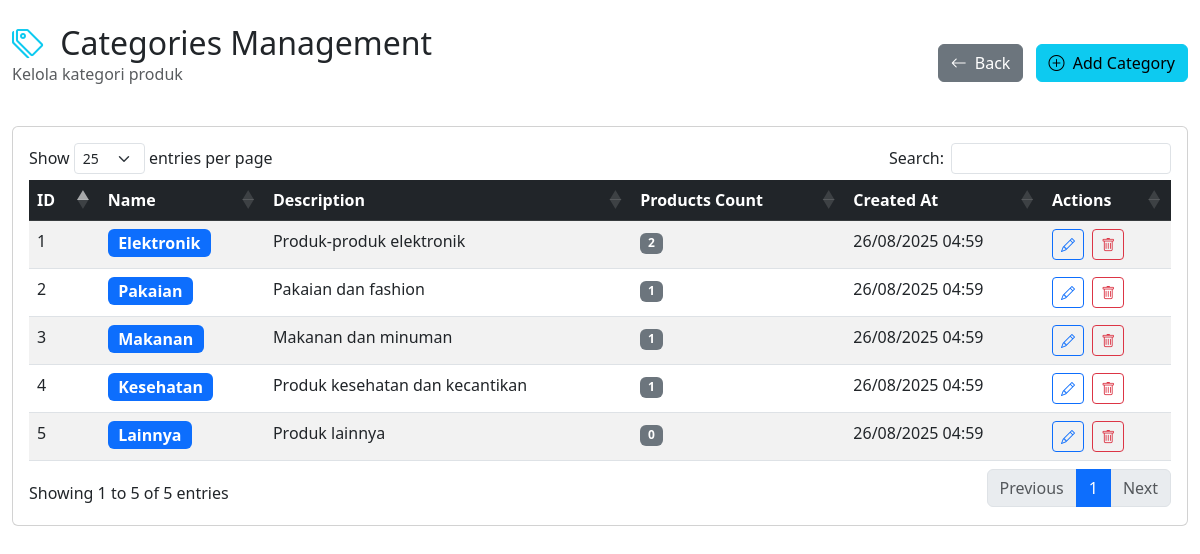
Screenshot of /categories/list.php with the database file from the repository.
### tables this page shows
CREATE TABLE categories (
    id INT AUTO_INCREMENT PRIMARY KEY,
    name VARCHAR(100) NOT NULL,
    description TEXT,
    is_active BOOLEAN DEFAULT TRUE,
    created_at TIMESTAMP DEFAULT CURRENT_TIMESTAMP,
    updated_at TIMESTAMP DEFAULT CURRENT_TIMESTAMP ON UPDATE CURRENT_TIMESTAMP
);

### functions.php (called while the page is built, shortened)
<?php
function getAll($table, $orderBy = 'id DESC') {
    $pdo = getDB();
    $stmt = $pdo->prepare("SELECT * FROM $table ORDER BY $orderBy");
    $stmt->execute();
    return $stmt->fetchAll();
}
?>

### categories/list.php (the view, shortened to what this page needs)
<?php
require_once '../functions.php';
$categories = getAll('categories', 'name ASC');
?>
<!DOCTYPE html>
<html lang="id">
<head>
    <link href="https://cdn.jsdelivr.net/npm/bootstrap@5.3.0/dist/css/bootstrap.min.css" rel="stylesheet">
    <link href="https://cdn.jsdelivr.net/npm/bootstrap-icons@1.10.0/font/bootstrap-icons.css" rel="stylesheet">
    <link href="https://cdn.datatables.net/1.13.7/css/dataTables.bootstrap5.min.css" rel="stylesheet">
</head>
<body>
    <div class="container-fluid py-4">
        <div class="row mb-4">
            <div class="col-12 d-flex justify-content-between align-items-center">
                <div>
                    <h2 class="mb-0">
                        <i class="bi bi-tags text-info me-2"></i>
                        Categories Management
                    </h2>
                    <p class="text-muted">Kelola kategori produk</p>
                </div>
                <div>
                    <a href="../index.php" class="btn btn-secondary me-2">
                        <i class="bi bi-arrow-left me-1"></i> Back
                    </a>
                    <a href="form.php" class="btn btn-info">
                        <i class="bi bi-plus-circle me-1"></i> Add Category
                    </a>
                </div>
            </div>
        </div>
        <div class="card">
            <div class="card-body">
                <div class="table-responsive">
                    <table id="categoriesTable" class="table table-striped table-hover">
                        <thead class="table-dark">
                            <tr>
                                <th>ID</th>
                                <th>Name</th>
                                <th>Description</th>
                                <th>Products Count</th>
                                <th>Created At</th>
                                <th>Actions</th>
                            </tr>
                        </thead>
                        <tbody>
                            <?php foreach ($categories as $category): ?>
                            <tr>
                                <td><?= $category['id'] ?></td>
                                <td>
                                    <span class="badge bg-primary fs-6"><?= htmlspecialchars($category['name']) ?></span>
                                </td>
                                <td>
                                    <?php if ($category['description']): ?>
                                        <?= htmlspecialchars($category['description']) ?>
                                    <?php else: ?>
                                        <span class="text-muted">-</span>
                                    <?php endif; ?>
                                </td>
                                <td>
                                    <?php
                                    $pdo = getDB();
                                    $stmt = $pdo->prepare("SELECT COUNT(*) FROM products WHERE category_id = ?");
                                    $stmt->execute([$category['id']]);
                                    $productCount = $stmt->fetchColumn();
                                    ?>
                                    <span class="badge bg-secondary"><?= $productCount ?></span>
                                </td>
                                <td>
                                    <?php if (!empty($category['created_at'])): ?>
                                        <?= date('d/m/Y H:i', strtotime($category['created_at'])) ?>
                                    <?php else: ?>
                                        -
                                    <?php endif; ?>
                                </td>
                                <td>
                                    <a href="form.php?id=<?= $category['id'] ?>" class="btn btn-sm btn-outline-primary me-1">
                                        <i class="bi bi-pencil"></i>
                                    </a>
                                    <button class="btn btn-sm btn-outline-danger" onclick="deleteCategory(<?= $category['id'] ?>, '<?= htmlspecialchars($category['name']) ?>')">
                                        <i class="bi bi-trash"></i>
                                    </button>
                                </td>
                            </tr>
                            <?php endforeach; ?>
                        </tbody>
                    </table>
                </div>
            </div>
        </div>
    </div>
</body>
</html>

### rows the page displays
categories: id "1", name "Elektronik", description "Produk-produk elektronik", productCount "2", created_at "26/08/2025 04:59"
categories: id "4", name "Kesehatan", description "Produk kesehatan dan kecantikan", productCount "1", created_at "26/08/2025 04:59"
categories: id "5", name "Lainnya", description "Produk lainnya", productCount "0", created_at "26/08/2025 04:59"
categories: id "3", name "Makanan", description "Makanan dan minuman", productCount "1", created_at "26/08/2025 04:59"
categories: id "2", name "Pakaian", description "Pakaian dan fashion", productCount "1", created_at "26/08/2025 04:59"
